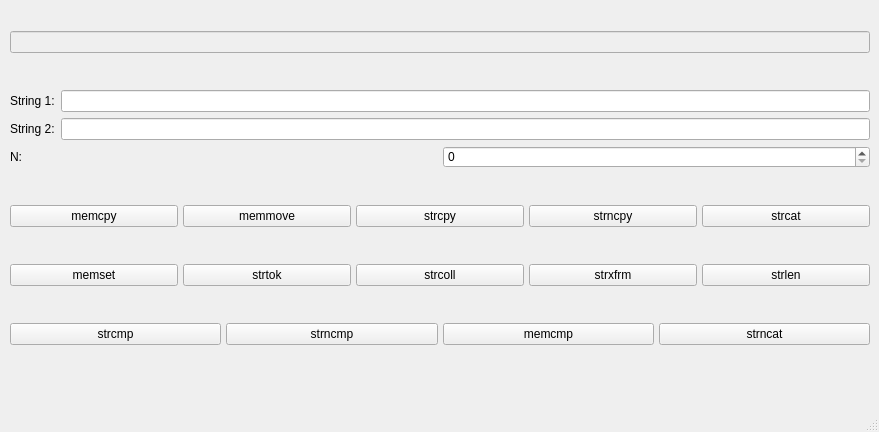
<?xml version="1.0" encoding="UTF-8"?>
<ui version="4.0">
 <class>MainWindow</class>
 <widget class="QMainWindow" name="MainWindow">
  <property name="geometry">
   <rect>
    <x>0</x>
    <y>0</y>
    <width>879</width>
    <height>432</height>
   </rect>
  </property>
  <property name="windowTitle">
   <string>MainWindow</string>
  </property>
  <property name="styleSheet">
   <string notr="true">color: rgb(0, 0, 0);
font: 700 italic 11pt &quot;Ubuntu&quot;;</string>
  </property>
  <widget class="QWidget" name="centralwidget">
   <widget class="QWidget" name="layoutWidget">
    <property name="geometry">
     <rect>
      <x>10</x>
      <y>0</y>
      <width>860</width>
      <height>381</height>
     </rect>
    </property>
    <layout class="QVBoxLayout" name="verticalLayout">
     <item>
      <widget class="QLineEdit" name="ln_ans">
       <property name="enabled">
        <bool>false</bool>
       </property>
      </widget>
     </item>
     <item>
      <layout class="QVBoxLayout" name="verticalLayout_2">
       <item>
        <layout class="QHBoxLayout" name="horizontalLayout_5">
         <item>
          <widget class="QLabel" name="label">
           <property name="text">
            <string>String 1:</string>
           </property>
          </widget>
         </item>
         <item>
          <widget class="QLineEdit" name="ln_str1"/>
         </item>
        </layout>
       </item>
       <item>
        <layout class="QHBoxLayout" name="horizontalLayout_4">
         <item>
          <widget class="QLabel" name="label_2">
           <property name="text">
            <string>String 2:</string>
           </property>
          </widget>
         </item>
         <item>
          <widget class="QLineEdit" name="ln_str2"/>
         </item>
        </layout>
       </item>
       <item>
        <layout class="QHBoxLayout" name="horizontalLayout_6">
         <item>
          <widget class="QLabel" name="label_3">
           <property name="text">
            <string>N:</string>
           </property>
          </widget>
         </item>
         <item>
          <widget class="QSpinBox" name="spb_N"/>
         </item>
        </layout>
       </item>
      </layout>
     </item>
     <item>
      <layout class="QHBoxLayout" name="horizontalLayout_3">
       <property name="spacing">
        <number>5</number>
       </property>
       <item>
        <widget class="QPushButton" name="bnt_memcpy">
         <property name="text">
          <string>memcpy</string>
         </property>
        </widget>
       </item>
       <item>
        <widget class="QPushButton" name="bnt_memmove">
         <property name="text">
          <string>memmove</string>
         </property>
        </widget>
       </item>
       <item>
        <widget class="QPushButton" name="bnt_strcpy">
         <property name="text">
          <string>strcpy</string>
         </property>
        </widget>
       </item>
       <item>
        <widget class="QPushButton" name="bnt_strncpy">
         <property name="text">
          <string>strncpy</string>
         </property>
        </widget>
       </item>
       <item>
        <widget class="QPushButton" name="bnt_strcat">
         <property name="text">
          <string>strcat</string>
         </property>
        </widget>
       </item>
      </layout>
     </item>
     <item>
      <layout class="QHBoxLayout" name="horizontalLayout_2">
       <property name="spacing">
        <number>5</number>
       </property>
       <item>
        <widget class="QPushButton" name="bnt_memset">
         <property name="text">
          <string>memset</string>
         </property>
        </widget>
       </item>
       <item>
        <widget class="QPushButton" name="bnt_strtok">
         <property name="text">
          <string>strtok</string>
         </property>
        </widget>
       </item>
       <item>
        <widget class="QPushButton" name="bnt_strcoll">
         <property name="text">
          <string>strcoll</string>
         </property>
        </widget>
       </item>
       <item>
        <widget class="QPushButton" name="bnt_strxfrm">
         <property name="text">
          <string>strxfrm</string>
         </property>
        </widget>
       </item>
       <item>
        <widget class="QPushButton" name="bnt_strlen">
         <property name="text">
          <string>strlen</string>
         </property>
        </widget>
       </item>
      </layout>
     </item>
     <item>
      <layout class="QHBoxLayout" name="horizontalLayout">
       <property name="spacing">
        <number>5</number>
       </property>
       <property name="sizeConstraint">
        <enum>QLayout::SetMinimumSize</enum>
       </property>
       <item>
        <widget class="QPushButton" name="bnt_strcmp">
         <property name="text">
          <string>strcmp</string>
         </property>
        </widget>
       </item>
       <item>
        <widget class="QPushButton" name="bnt_strncmp">
         <property name="text">
          <string>strncmp</string>
         </property>
        </widget>
       </item>
       <item>
        <widget class="QPushButton" name="bnt_memcmp">
         <property name="text">
          <string>memcmp</string>
         </property>
        </widget>
       </item>
       <item>
        <widget class="QPushButton" name="bnt_strncat">
         <property name="text">
          <string>strncat</string>
         </property>
        </widget>
       </item>
      </layout>
     </item>
    </layout>
   </widget>
  </widget>
  <widget class="QMenuBar" name="menubar">
   <property name="geometry">
    <rect>
     <x>0</x>
     <y>0</y>
     <width>879</width>
     <height>22</height>
    </rect>
   </property>
  </widget>
  <widget class="QStatusBar" name="statusbar"/>
 </widget>
 <resources/>
 <connections/>
</ui>
